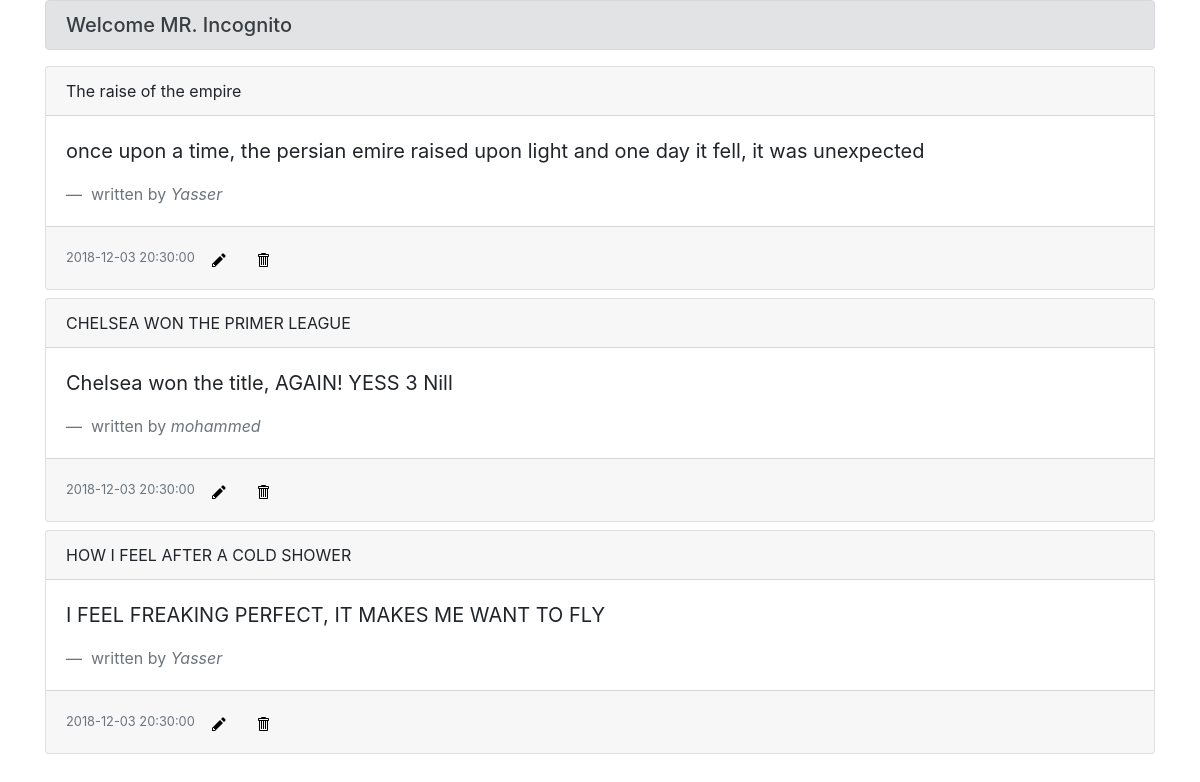
Screenshot of /blogs with the database file from the repository.
### database_setup.py (models this page shows, shortened)
class Post(Base):
    __tablename__ = 'post'
    id = Column(Integer, primary_key=True)
    uid = Column(Integer, ForeignKey('user.id'))
    title = Column(String(250), nullable=False)
    content = Column(String(5000), nullable=False)
    type = Column(String(30))
    status = Column(String(30))
    time_created = Column(DateTime(timezone=True), server_default=func.now())
    time_updated = Column(DateTime(timezone=True), onupdate=func.now())
    user = relationship(User)

class User(Base):
    __tablename__ = 'user'
    id = Column(Integer, primary_key=True)
    username = Column(String(30), unique=True, nullable=False)
    name = Column(String(250), nullable=False)
    email = Column(String(250), nullable=False)
    password = Column(String(250), nullable=False)
    avatar = Column(String(250))
    bio = Column(String(250))
    phone_number = Column(String(14))
    time_created = Column(DateTime(timezone=True), server_default=func.now())

### application.py (the view)
@app.route('/')
@app.route('/blogs')
def main():
    log('200')
    posts = None
    try:
        posts = session.execute(
            'select post.title,post.time_created,post.content, post.id, user.name from post inner join user on post.uid=user.id left join post_likes on post_likes.pid = post.id').fetchall()
    except Exception:
        pass
    username = 'Incognito'
    if 'username' in login_session:
        username = login_session['username']
        email = login_session['email']
        user_id = login_session['id']
    return render_template('index.html', posts=posts, username=username)

### application.py (called while the page is built)
def log(response):
    ip = request.remote_addr
    url = request.url
    response = response
    new_log = Log(ip=ip, url=url, response=response)
    session.add(new_log)
    try:
        session.commit()
    except:
        session.rollback()
        raise

### templates/index.html (shortened to what this page needs)
<!DOCTYPE html>
<html>
  <head>
<link rel="stylesheet" href="https://stackpath.bootstrapcdn.com/bootstrap/4.1.3/css/bootstrap.min.css">
  </head>
  <body>
  <div class="container">
      <h5 class="alert alert-secondary"> Welcome MR. {{username}} </h5>
  {% for post in posts %}
      <div class="card my-2">
  <div class="card-header">
  {{post.title}}
  </div>
  <div class="card-body">
    <blockquote class="blockquote mb-0">
      <p>{{post.content}}</p>
      <footer class="blockquote-footer"> written by <cite title="Source Title">{{post.name}}</cite></footer>
    </blockquote>
  </div>
  <div class="card-footer">
      <small class="text-muted">{{post.time_created}}</small>
  <button class="btn btn-link"><a href="{{url_for('edit_blog', post_id = post.id)}}"><img src={{ url_for('static',filename='pencil.svg') }} alt="icon name"></a></button>
  <button class="btn btn-link"> <a href="{{url_for('delete_blog', post_id = post.id)}}"><img src={{ url_for('static',filename='trashcan.svg') }} alt="icon name">
</a> </button>
    </div>
</div>
{% endfor %}
</div>
  </body>
</html>

### rows the page displays
Post: title "The raise of the empire", content "once upon a time, the persian emire raised upon light and one day it fell, it was unexpected", name "Yasser", time_created "2018-12-03 20:30:00"
Post: title "CHELSEA WON THE PRIMER LEAGUE", content "Chelsea won the title, AGAIN! YESS 3 Nill", name "mohammed", time_created "2018-12-03 20:30:00"
Post: title "HOW I FEEL AFTER A COLD SHOWER", content "I FEEL FREAKING PERFECT, IT MAKES ME WANT TO FLY", name "Yasser", time_created "2018-12-03 20:30:00"

### other values shown
{{ username }} "Incognito"
